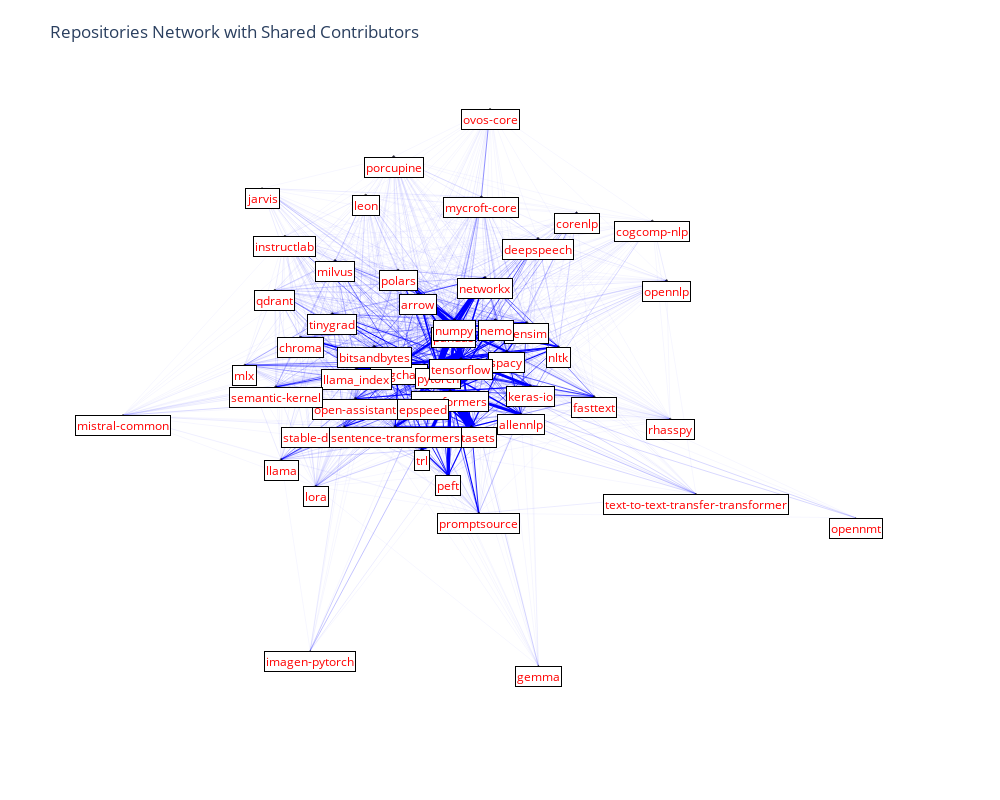

Write notebook code for a chart like this one.
### Markdown cell above
### Plotly Graph for the Pull Request Common Contributors in all the categories combined

### Code cell
fig = get_plotly_graph(repo_common_contributors, node_size_factor=5)
fig.show()
